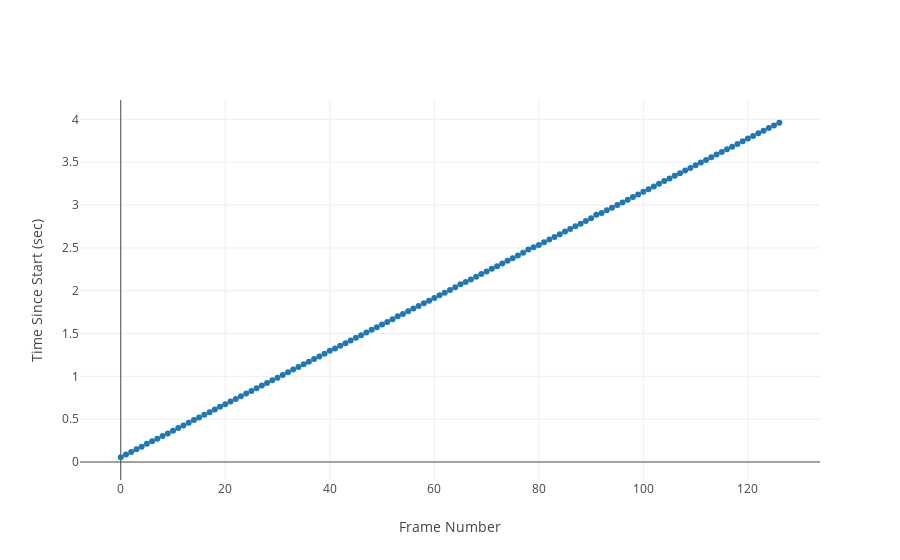

Notebook code for this chart:
### Markdown cell above
## Plot frame time versus frame number

### Code cell
fig = {
    'data': [{
        'x': frame_df.value, 
        'y': frame_df.secondsSinceStart, 
        'text': '', 
        'mode': 'markers', 
        'name': ''
    }],
    'layout': {
        'xaxis': {'title': 'Frame Number'},
        'yaxis': {'title': "Time Since Start (sec)"}
    }
}

iplot(fig, filename='pandas/multiple-scatter')
